Frame 1 (no input): blank canvas, image omitted
Frame 60 (the mouse pressed at the canvas centre just before this capture): blank canvas, image omitted
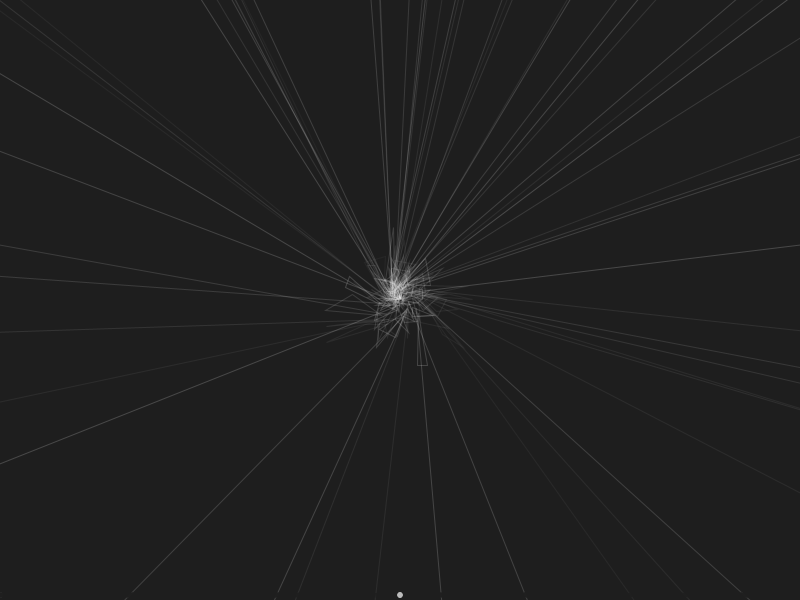
Frame 120 (the mouse held since frame 60 and released just before this capture)

The Processing sketch whose frames 1 and 60 were blank and that drew this single picture after the mouse press (run headless with seeded random() and noise(); from frame 60 on, the mouse is pressed at the canvas centre):

// Processing sketch: processing_45789
// ── processing_45789.pde

//VAR  
float angulo;  
float tamano;  
float ruidoT= 0.080;  
float variacionT;  
float orbita= random(80);  
//SETUP  
void setup () {  
size (800,600);  
background(30,30,30);  
smooth();  
}  
//DRAW  
void draw() {  
noStroke();  
fill(30,30,30,20);  
rectMode(CENTER);  
rect(width/2, height-5,800,5);  
//marcador  
rectMode(CENTER);  
noStroke();  
fill(188);  
ellipse(mouseX, height-5, 5,5);  
//giro  
translate (mouseX,mouseY);  
rotate(radians (angulo));  
variacionT+=ruidoT;  
tamano = noise (variacionT)*3;  
angulo = noise (variacionT)*720;  
if (mousePressed) {  
noFill();  
stroke(mouseX,255,mouseY,random(10,50));  
triangle (random(tamano*10), random(tamano*3), tamano*20, tamano*5, tamano*9, tamano*8);  
line(tamano*10, tamano*3,width-550, width-1 );  
variacionT+=ruidoT;  
tamano = noise (variacionT)*2;  
triangle (random(tamano*2), random(tamano*4), tamano*6, tamano*1.5, tamano*9, tamano*2.2);  
variacionT+=ruidoT;  
tamano = noise (variacionT)*4;  
triangle (random(tamano*15), random(tamano*30), tamano*17, tamano*25, tamano*9, tamano*4);  
}  
angulo ++;  
}  
void mousePressed(){  
fill(155);  
ellipseMode (CENTER);  
ellipse (random(150), random(30), 10,10);  
stroke(155);  
line (random(150), random(30), 10, 10);  
noFill();  
triangle (random(tamano*300),tamano*15,tamano*20,tamano*25,tamano*5,tamano*13);  
}  
